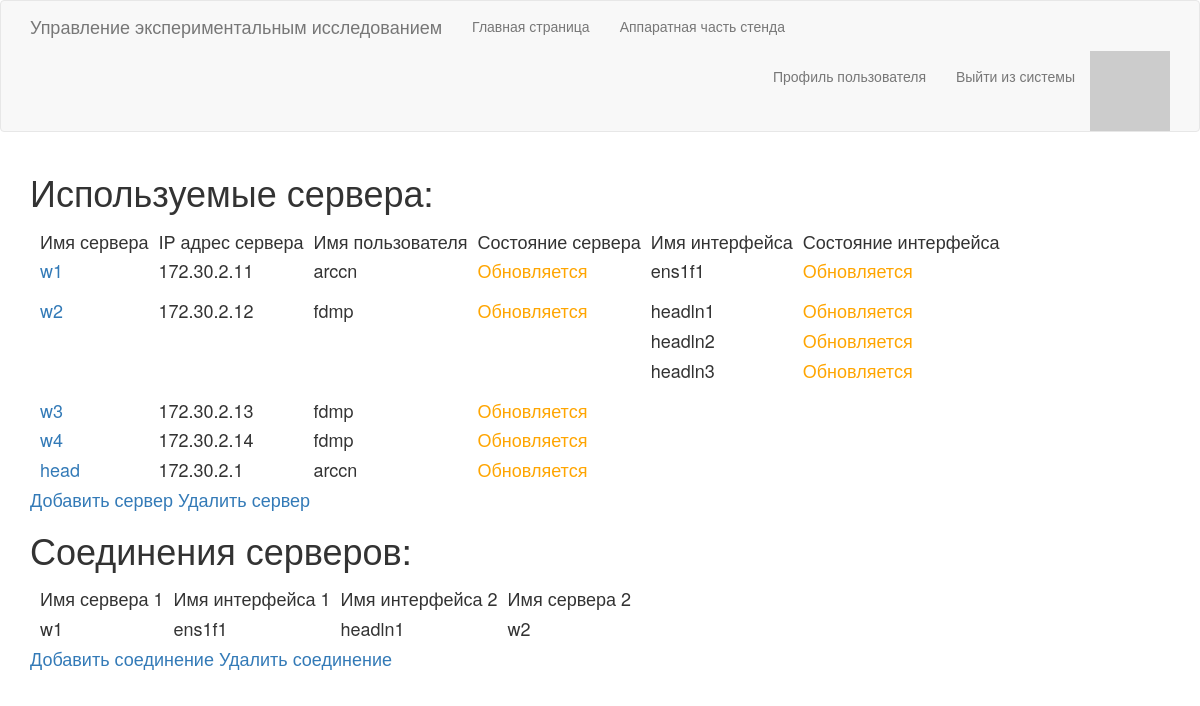
Screenshot of /stand (signed in) with the database file from the repository.
### app/stand/server_model.py (models this page shows, shortened)
class Server(db.Model):
    id = db.Column(db.Integer, primary_key=True)
    servername = db.Column(db.String(20), index=True, unique=True)
    server_ip = db.Column(db.String(15), index=True, unique=True)
    vms = db.relationship('VM', backref='server')
    interfaces = db.relationship('ServerInterface', backref='server')
    username = db.Column(db.String(20), index=False, unique=False)
    identity_file = db.Column(db.String(40), index=False, unique=False)

class ServerInterface(db.Model):
    __tablename__ = 'serverinterface'
    id = db.Column(db.Integer, primary_key=True)
    interface_name = db.Column(db.String(20), index=True)
    server_id = db.Column(db.Integer, db.ForeignKey('server.id'))

### app/routes.py (the view)
@app.route('/stand')
@login_required
def stand():
    servers = Server.query.all()
    def insertDefaultState(elem):
        elem.state = 'Обновляется'
        return elem
    servers = list(map(insertDefaultState, servers))
    connections = make_connections()
    return render_template('stand.html', title='Аппаратная часть стенда', servers=servers, connections=connections)

### app/models.py (called while the page is built)
@login.user_loader
def load_user(id):
    return User.query.get(int(id))

    def avatar(self, size):
        digest = md5(self.email.lower().encode('utf-8')).hexdigest()
        return 'https://www.gravatar.com/avatar/{}?d=identicon&s={}'.format(
                        digest, size)

### app/routes.py (called while the page is built)
@app.before_request
def before_request():
    if current_user.is_authenticated:
        current_user.last_seen = datetime.utcnow()
        db.session.commit()

def make_connections():
    connections = []
    conns = ServerConnection.query.all()
    for conn in conns:
        new_conn = {}
        int1Model = ServerInterface.query.filter_by(id=conn.int1)[0]
        int2Model = ServerInterface.query.filter_by(id=conn.int2)[0]
        srv1Model = Server.query.filter_by(id=int1Model.server_id)[0]
        srv2Model = Server.query.filter_by(id=int2Model.server_id)[0]
        new_conn['serv1'] = srv1Model.servername
        new_conn['int1'] = int1Model.interface_name
        new_conn['int2'] = int2Model.interface_name
        new_conn['serv2'] = srv2Model.servername
        connections.append(new_conn)
    return connections

### app/templates/stand.html (shortened to what this page needs)
{% extends "base.html" %}
{% block app_content %}
    <h1>Используемые сервера:</h1>
    <h4>
    <table style="border-collapse: separate; border-spacing: 10px;" id="serverTable">
        <thead>
            <tr valign="top">
                <td> Имя сервера </td>
                <td> IP адрес сервера </td>
                <td> Имя пользователя </td>
                <td> Состояние сервера </td>
                <td> Имя интерфейса </td>
                <td> Состояние интерфейса </td>
            </tr>
        </thead>
        <tbody>
            {% for serv in servers %}
                {% include "_server.html" %}
            {% endfor %}
        </tbody>
    </table>
    <div>
        <a href="{{ url_for('server_add') }}">Добавить сервер</a>
        <a href="{{ url_for('server_delete') }}">Удалить сервер</a>
    </div>
    </h4>
    <h1>Соединения серверов:</h1>
    <h4>
    <table style="border-collapse: separate; border-spacing: 10px;" id="connectionTable">
        <thead>
            <tr valign="top">
                <td> Имя сервера 1 </td>
                <td> Имя интерфейса 1 </td>
                <td> Имя интерфейса 2 </td>
                <td> Имя сервера 2 </td>
            </tr>
        </thead>
        <tbody>
            {% for conn in connections %}
                {% include "_connection.html" %}
            {% endfor %}
        </tbody>
    </table>
    <div>
        <a href="{{ url_for('connection_add') }}">Добавить соединение</a>
        <a href="{{ url_for('connection_delete') }}">Удалить соединение</a>
    </div>
    </h4>
{% endblock %}

### app/templates/_server.html
<tr valign="top">
    {% if serv.interfaces | length == 0 %}
        <td><a href="{{ url_for('server_edit', servername=serv.servername) }}">{{ serv.servername }}</a></td>
        <td>{{ serv.server_ip }}</td>
        <td>{{ serv.username }}</td>
        {% if serv.state == "Не доступен" %}
            <td style="color:red">{{ serv.state }}</td>
        {% elif serv.state == "Доступен" %}
            <td style="color:green">{{ serv.state }}</td>
        {% else %}
            <td style="color:orange">{{ serv.state }}</td>
        {% endif %}
    {% else %}
        <td rowspan={{ serv.interfaces | length }}><a href="{{ url_for('server_edit', servername=serv.servername) }}">{{ serv.servername }}</a></td>
        <td rowspan={{ serv.interfaces | length }}>{{ serv.server_ip }}</td>
        <td rowspan={{ serv.interfaces | length }}>{{ serv.username }}</td>
        {% if serv.state == "Не доступен" %}
            <td rowspan={{ serv.interfaces | length }} style="color:red">{{ serv.state }}</td>
        {% elif serv.state == "Доступен" %}
            <td rowspan={{ serv.interfaces | length }} style="color:green">{{ serv.state }}</td>
        {% else %}
            <td rowspan={{ serv.interfaces | length }} style="color:orange">{{ serv.state }}</td>
        {% endif %}
    {% endif %}
    {% for intf in serv.interfaces %}
    <td>{{ intf.interface_name }}</td>
    <td style="color:orange">Обновляется</td>
    </tr><tr>
    {% endfor %}
</tr>

### app/templates/_connection.html
<tr valign="top">
    <td>{{ conn.serv1 }}</td>
    <td>{{ conn.int1 }}</td>
    <td>{{ conn.int2 }}</td>
    <td>{{ conn.serv2 }}</td>
</tr>

### rows the page displays
Server: servername "w1", server_ip "172.30.2.11", username "arccn", state "Обновляется", serv1 "w1"
ServerInterface: interface_name "ens1f1", int1 "ens1f1"
Server: servername "w2", server_ip "172.30.2.12", username "fdmp", state "Обновляется", serv2 "w2"
ServerInterface: interface_name "headln1", int2 "headln1"
ServerInterface: interface_name "headln2"
ServerInterface: interface_name "headln3"
Server: servername "w3", server_ip "172.30.2.13", username "fdmp", state "Обновляется"
Server: servername "w4", server_ip "172.30.2.14", username "fdmp", state "Обновляется"
Server: servername "head", server_ip "172.30.2.1", username "arccn", state "Обновляется"
